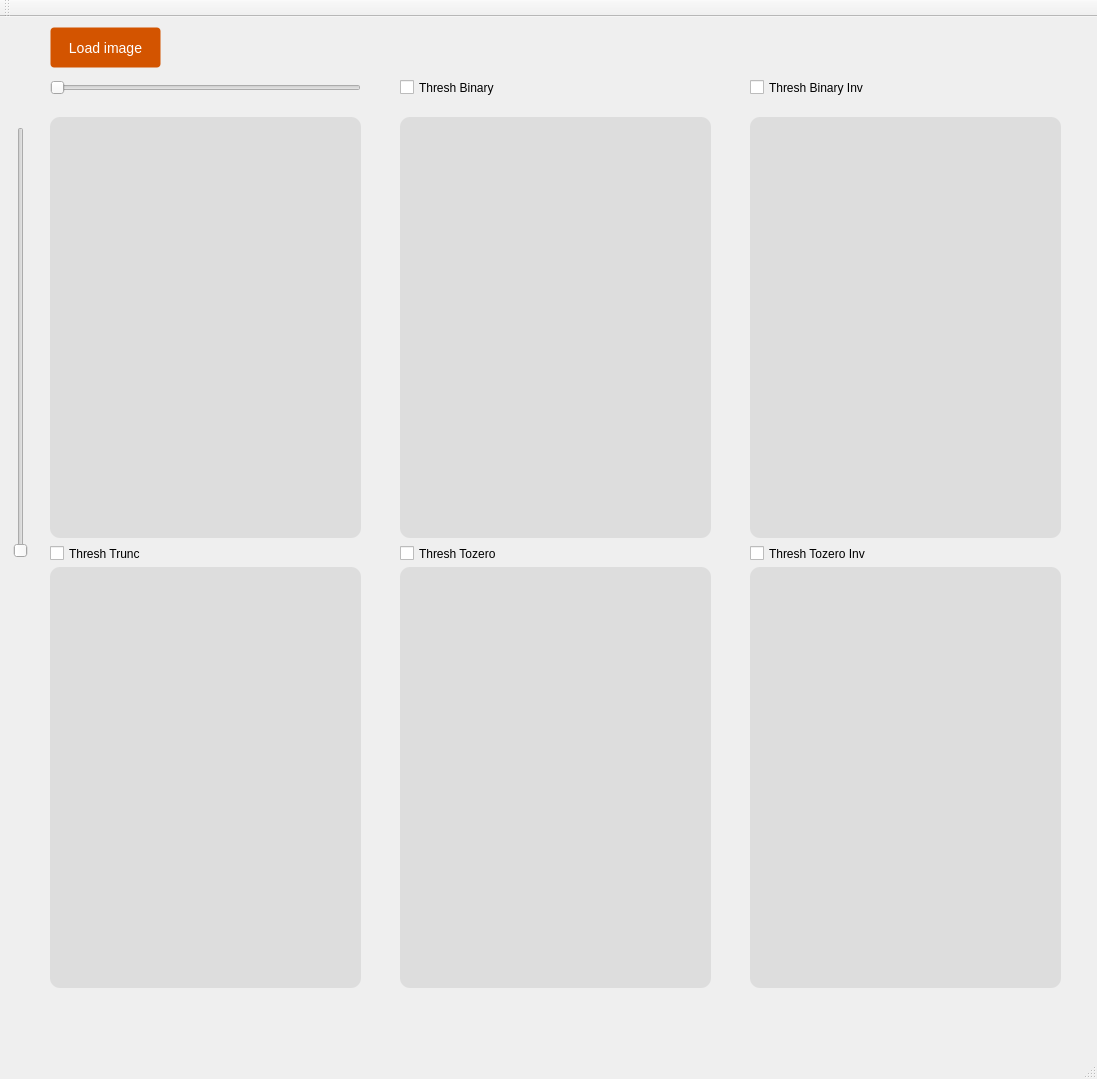
<?xml version="1.0" encoding="UTF-8"?>
<ui version="4.0">
 <class>MainWindow</class>
 <widget class="QMainWindow" name="MainWindow">
  <property name="geometry">
   <rect>
    <x>0</x>
    <y>0</y>
    <width>1097</width>
    <height>1079</height>
   </rect>
  </property>
  <property name="windowTitle">
   <string>MainWindow</string>
  </property>
  <widget class="QWidget" name="centralWidget">
   <widget class="QPushButton" name="loadImgBtn">
    <property name="geometry">
     <rect>
      <x>50</x>
      <y>10</y>
      <width>111</width>
      <height>41</height>
     </rect>
    </property>
    <property name="styleSheet">
     <string notr="true">color: #fff;
background-color: #d35400;
border-color: #357ebd;
font-size: 14px;
font-weight: normal;
border-radius: 4px;
text-align: center;
vertical-align: middle;
border: 1px solid transparent;
padding: 10px 16px;</string>
    </property>
    <property name="text">
     <string>Load image</string>
    </property>
   </widget>
   <widget class="QLabel" name="image1">
    <property name="geometry">
     <rect>
      <x>50</x>
      <y>100</y>
      <width>311</width>
      <height>421</height>
     </rect>
    </property>
    <property name="styleSheet">
     <string notr="true">background: #dddddd;
border-radius: 10px;</string>
    </property>
    <property name="text">
     <string/>
    </property>
   </widget>
   <widget class="QLabel" name="image2">
    <property name="geometry">
     <rect>
      <x>400</x>
      <y>100</y>
      <width>311</width>
      <height>421</height>
     </rect>
    </property>
    <property name="styleSheet">
     <string notr="true">background: #dddddd;
border-radius: 10px;</string>
    </property>
    <property name="text">
     <string/>
    </property>
   </widget>
   <widget class="QSlider" name="horizontalSlider">
    <property name="geometry">
     <rect>
      <x>50</x>
      <y>60</y>
      <width>311</width>
      <height>22</height>
     </rect>
    </property>
    <property name="maximum">
     <number>255</number>
    </property>
    <property name="orientation">
     <enum>Qt::Horizontal</enum>
    </property>
   </widget>
   <widget class="QSlider" name="verticalSlider">
    <property name="geometry">
     <rect>
      <x>10</x>
      <y>110</y>
      <width>22</width>
      <height>431</height>
     </rect>
    </property>
    <property name="maximum">
     <number>255</number>
    </property>
    <property name="orientation">
     <enum>Qt::Vertical</enum>
    </property>
   </widget>
   <widget class="QLabel" name="image3">
    <property name="geometry">
     <rect>
      <x>750</x>
      <y>100</y>
      <width>311</width>
      <height>421</height>
     </rect>
    </property>
    <property name="styleSheet">
     <string notr="true">background: #dddddd;
border-radius: 10px;</string>
    </property>
    <property name="text">
     <string/>
    </property>
   </widget>
   <widget class="QLabel" name="image4">
    <property name="geometry">
     <rect>
      <x>50</x>
      <y>550</y>
      <width>311</width>
      <height>421</height>
     </rect>
    </property>
    <property name="styleSheet">
     <string notr="true">background: #dddddd;
border-radius: 10px;</string>
    </property>
    <property name="text">
     <string/>
    </property>
   </widget>
   <widget class="QLabel" name="image5">
    <property name="geometry">
     <rect>
      <x>400</x>
      <y>550</y>
      <width>311</width>
      <height>421</height>
     </rect>
    </property>
    <property name="styleSheet">
     <string notr="true">background: #dddddd;
border-radius: 10px;</string>
    </property>
    <property name="text">
     <string/>
    </property>
   </widget>
   <widget class="QLabel" name="image6">
    <property name="geometry">
     <rect>
      <x>750</x>
      <y>550</y>
      <width>311</width>
      <height>421</height>
     </rect>
    </property>
    <property name="styleSheet">
     <string notr="true">background: #dddddd;
border-radius: 10px;</string>
    </property>
    <property name="text">
     <string/>
    </property>
   </widget>
   <widget class="QLabel" name="label">
    <property name="geometry">
     <rect>
      <x>50</x>
      <y>80</y>
      <width>31</width>
      <height>21</height>
     </rect>
    </property>
    <property name="styleSheet">
     <string notr="true">font: 14pt &quot;Consolas&quot;;</string>
    </property>
    <property name="text">
     <string/>
    </property>
   </widget>
   <widget class="QLabel" name="label_2">
    <property name="geometry">
     <rect>
      <x>10</x>
      <y>550</y>
      <width>31</width>
      <height>21</height>
     </rect>
    </property>
    <property name="styleSheet">
     <string notr="true">font: 14pt &quot;Consolas&quot;;</string>
    </property>
    <property name="text">
     <string/>
    </property>
   </widget>
   <widget class="QCheckBox" name="threshBinaryCheckBox">
    <property name="geometry">
     <rect>
      <x>400</x>
      <y>60</y>
      <width>161</width>
      <height>21</height>
     </rect>
    </property>
    <property name="styleSheet">
     <string notr="true">font: 14pt &quot;Consolas&quot;;</string>
    </property>
    <property name="text">
     <string>Thresh Binary</string>
    </property>
   </widget>
   <widget class="QCheckBox" name="threshBinaryInvCheckBox">
    <property name="geometry">
     <rect>
      <x>750</x>
      <y>60</y>
      <width>201</width>
      <height>21</height>
     </rect>
    </property>
    <property name="styleSheet">
     <string notr="true">font: 14pt &quot;Consolas&quot;;</string>
    </property>
    <property name="text">
     <string>Thresh Binary Inv</string>
    </property>
   </widget>
   <widget class="QCheckBox" name="threshTruncCheckBox">
    <property name="geometry">
     <rect>
      <x>50</x>
      <y>526</y>
      <width>141</width>
      <height>21</height>
     </rect>
    </property>
    <property name="styleSheet">
     <string notr="true">font: 14pt &quot;Consolas&quot;;</string>
    </property>
    <property name="text">
     <string>Thresh Trunc</string>
    </property>
   </widget>
   <widget class="QCheckBox" name="treshTozeroRadioBox">
    <property name="geometry">
     <rect>
      <x>400</x>
      <y>526</y>
      <width>161</width>
      <height>21</height>
     </rect>
    </property>
    <property name="styleSheet">
     <string notr="true">font: 14pt &quot;Consolas&quot;;</string>
    </property>
    <property name="text">
     <string>Thresh Tozero</string>
    </property>
   </widget>
   <widget class="QCheckBox" name="treshTozeroInvRadioBox">
    <property name="geometry">
     <rect>
      <x>750</x>
      <y>526</y>
      <width>201</width>
      <height>21</height>
     </rect>
    </property>
    <property name="styleSheet">
     <string notr="true">font: 14pt &quot;Consolas&quot;;</string>
    </property>
    <property name="text">
     <string>Thresh Tozero Inv</string>
    </property>
   </widget>
  </widget>
  <widget class="QMenuBar" name="menuBar">
   <property name="geometry">
    <rect>
     <x>0</x>
     <y>0</y>
     <width>1097</width>
     <height>21</height>
    </rect>
   </property>
  </widget>
  <widget class="QToolBar" name="mainToolBar">
   <attribute name="toolBarArea">
    <enum>TopToolBarArea</enum>
   </attribute>
   <attribute name="toolBarBreak">
    <bool>false</bool>
   </attribute>
  </widget>
  <widget class="QStatusBar" name="statusBar"/>
 </widget>
 <layoutdefault spacing="6" margin="11"/>
 <resources/>
 <connections>
  <connection>
   <sender>horizontalSlider</sender>
   <signal>valueChanged(int)</signal>
   <receiver>label</receiver>
   <slot>setNum(int)</slot>
   <hints>
    <hint type="sourcelabel">
     <x>60</x>
     <y>105</y>
    </hint>
    <hint type="destinationlabel">
     <x>58</x>
     <y>129</y>
    </hint>
   </hints>
  </connection>
  <connection>
   <sender>verticalSlider</sender>
   <signal>valueChanged(int)</signal>
   <receiver>label_2</receiver>
   <slot>setNum(int)</slot>
   <hints>
    <hint type="sourcelabel">
     <x>12</x>
     <y>565</y>
    </hint>
    <hint type="destinationlabel">
     <x>19</x>
     <y>603</y>
    </hint>
   </hints>
  </connection>
 </connections>
</ui>
